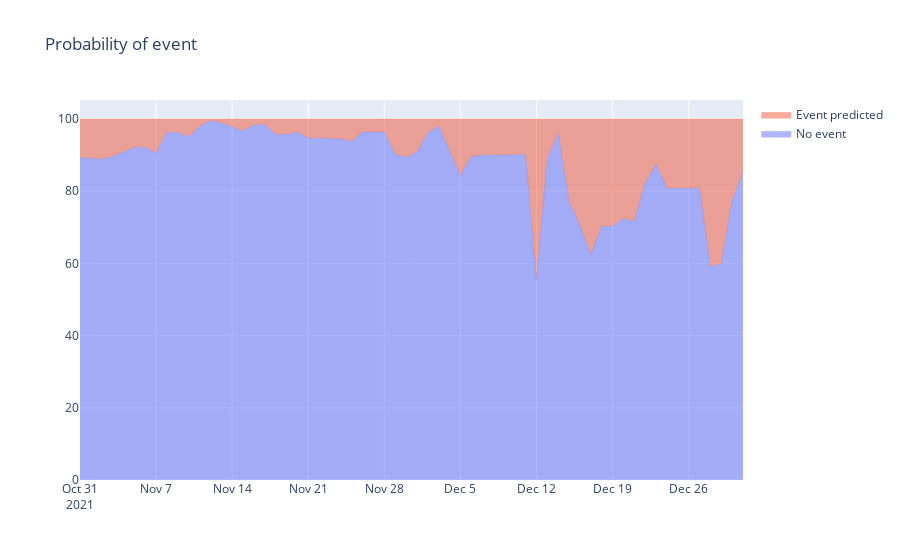

This figure's notebook cell:
### Code cell
figure_x = reserved_data[condition]['to date']
figure_x_text = figure_x.map(lambda e: f'[{(e + DATE_TARGET_OFFSET).strftime("%d.%m.%Y")}..{(e + DATE_TARGET_OFFSET + DATE_TARGET_DURATION).strftime("%d.%m.%Y")}]')
fig = go.Figure()
fig.add_trace(go.Scatter(
    x=figure_x,
    y=1-result_proba[:,0],
    mode='lines',
    stackgroup='one',
    line=dict(width=.25),
    groupnorm='percent',
    name='No event',
    text=figure_x_text
))
fig.add_trace(go.Scatter(
    x=figure_x,
    y=result_proba[:,0],
    mode='lines',
    stackgroup='one',
    line=dict(width=.25),
    name='Event predicted',
    text=figure_x_text
))
fig.update_layout(
    title='Probability of event',
    # width=500, height=500
)
fig.show()
